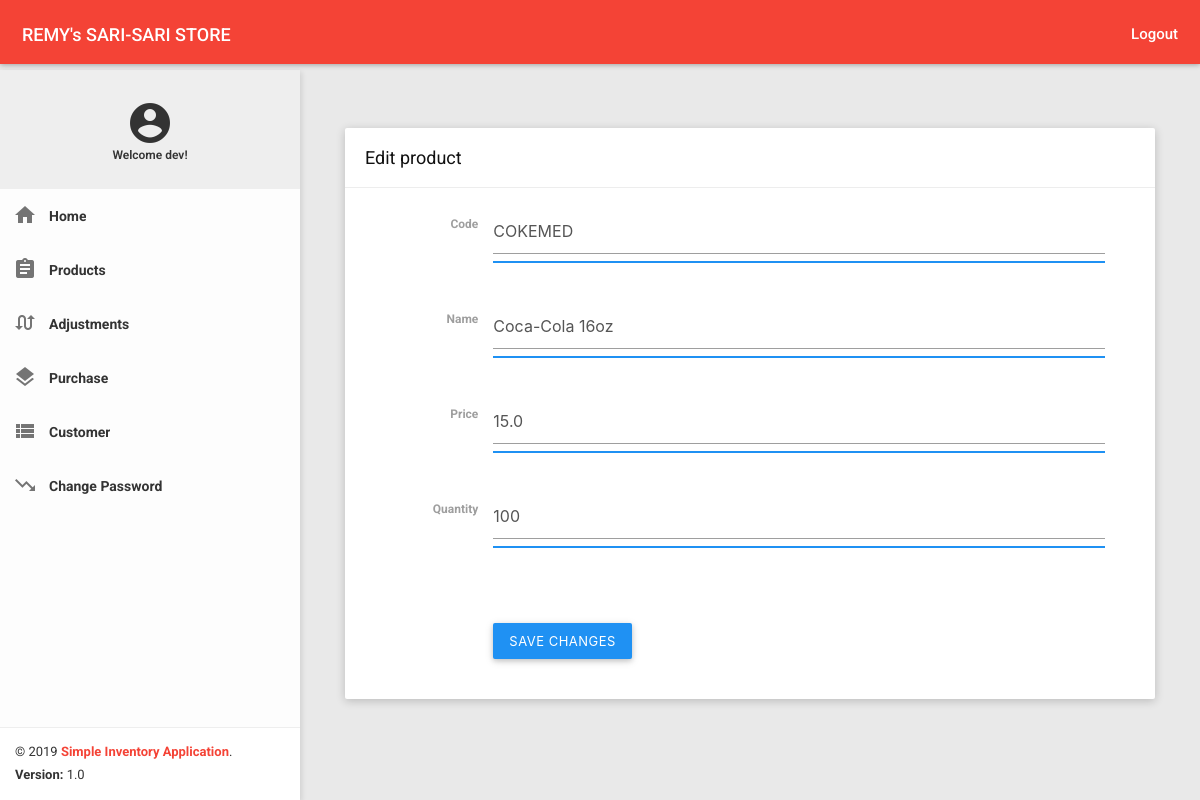
The app's page /edit_product/2 (signed in) with its own data.
### app.py (models this page shows, shortened)
class User(db.Model, UserMixin):
    __tablename__ = 'user'
    id = db.Column(db.Integer, primary_key=True)
    username = db.Column(db.String(10), unique=True)
    password = db.Column(db.String(200))

class Product(db.Model):
    __tablename__ = 'product'
    id = db.Column(db.Integer, primary_key=True)
    code = db.Column(db.String(30), unique=True)
    name = db.Column(db.String(50))
    price = db.Column(db.Float)
    quantity = db.Column(db.Integer)
    created_at = db.Column(db.DateTime, default=datetime.utcnow)
    updated_at = db.Column(db.DateTime, default=datetime.utcnow)
    adjustment_line = db.relationship('AdjustmentDetail',backref='adjustment_detail')
    purchase_line = db.relationship('PurchaseDetail',backref='purchase_detail')

### app.py (the view, shortened to what this page needs)
@app.route('/edit_product/<string:id>', methods=['POST', 'GET'])
@login_required
def edit_product(id):
    message, css_class, code, name, quantity, price = ('', '', '', '', '', '')
    edit_product = Product.query.filter_by(id=id).first_or_404()
    if edit_product:
        if request.method == 'GET':
            code = edit_product.code
            name = edit_product.name
            quantity = edit_product.quantity
            price = edit_product.price
            return render_template('edit_product.html', **locals())
    else:
        return 'Invalid Request'

### app.py (called while the page is built)
@login_manager.user_loader
def load_user(user_id):
    return User.query.get(int(user_id))

### templates/edit_product.html (shortened to what this page needs)
﻿{% extends 'base.html' %}
{% block customcss %}
    <link href="../static/all-themes.css" rel="stylesheet">
{% endblock %}
{% set bodyclass = 'theme-red' %}
{% block content %}
    {% include './includes/nav.html' %}
    <section class="content">
        <div class="container-fluid">
            <div class="row clearfix">
                <div class="col-lg-12 col-md-12 col-sm-12 col-xs-12">
                    <div class="card">
                        <div class="header">
                            <h2>
                                Edit product
                            </h2>
                        </div>
                        <div class="body">
                            <form class="form-horizontal" method="POST" action="">
                                <div class="row clearfix">
                                    <div class="col-lg-2 col-md-2 col-sm-4 col-xs-5 form-control-label">
                                        <label for="email_address_2">Code</label>
                                    </div>
                                    <div class="col-lg-10 col-md-10 col-sm-8 col-xs-7">
                                        <div class="form-group">
                                            <div class="form-line">
                                                <input type="text" name="code" class="form-control" value="{{ code }}">
                                            </div>
                                        </div>
                                    </div>
                                </div>
                                <div class="row clearfix">
                                    <div class="col-lg-2 col-md-2 col-sm-4 col-xs-5 form-control-label">
                                        <label for="email_address_2">Name</label>
                                    </div>
                                    <div class="col-lg-10 col-md-10 col-sm-8 col-xs-7">
                                        <div class="form-group">
                                            <div class="form-line">
                                                <input type="text" name="name" class="form-control" value="{{ name }}">
                                            </div>
                                        </div>
                                    </div>
                                </div>
                                <div class="row clearfix">
                                    <div class="col-lg-2 col-md-2 col-sm-4 col-xs-5 form-control-label">
                                        <label for="email_address_2">Price</label>
                                    </div>
                                    <div class="col-lg-10 col-md-10 col-sm-8 col-xs-7">
                                        <div class="form-group">
                                            <div class="form-line">
                                                <input type="number" name="price" class="form-control" value="{{ price }}">
                                            </div>
                                        </div>
                                    </div>
                                </div>
                                <div class="row clearfix">
                                    <div class="col-lg-2 col-md-2 col-sm-4 col-xs-5 form-control-label">
                                        <label for="email_address_2">Quantity</label>
                                    </div>
                                    <div class="col-lg-10 col-md-10 col-sm-8 col-xs-7">
                                        <div class="form-group">
                                            <div class="form-line">
                                                <input type="number" name="quantity" class="form-control" value="{{ quantity }}">
                                            </div>
                                        </div>
                                    </div>
                                </div>
                                <div class="row clearfix">
                                    <div class="col-lg-offset-2 col-md-offset-2 col-sm-offset-4 col-xs-offset-5">
                                        <button type="submit" class="btn btn-primary m-t-15 waves-effect">Save Changes</button>
                                    </div>
                                </div>
                            </form>
                        </div>
                    </div>
                </div>
            </div>
        </div>
    </section>
{% endblock %}

### templates/includes/nav.html (shortened to what this page needs)
    <nav class="navbar">
        <div class="container-fluid">
            <div class="navbar-header">
                <a class="navbar-brand" href="/home"><strong>REMY's SARI-SARI STORE</strong></a>
            </div>
            <div class="collapse navbar-collapse" id="navbar-collapse">
                <ul class="nav navbar-nav navbar-right">
                    <li><a href="/logout" class="js-search" data-close="true"><strong>Logout</strong></a></li>
                </ul>
            </div>
        </div>
    </nav>
    <section>
        <aside id="leftsidebar" class="sidebar">
            <div class="menu">
                <ul class="list">
                    <li class="header align-center">
                        <br>
                        <div class="demo-google-material-icon"> <i class="material-icons md-48">account_circle</i></div>
                        <span class="icon-name">
                            Welcome {{ current_user.username }}!
                        </span>
                        <br> <br>
                    </li>
                    <li>
                        <a href="/home">
                            <i class="material-icons">home</i>
                            <span>Home</span>
                        </a>
                    </li>
                    <li>
                        <a href="/products">
                            <i class="material-icons">assignment</i>
                            <span>Products</span>
                        </a>
                    </li>
                    <li>
                        <a href="/adjustment">
                            <i class="material-icons">swap_calls</i>
                            <span>Adjustments</span>
                        </a>
                    </li>
                    <li>
                        <a href="/purchase">
                            <i class="material-icons">layers</i>
                            <span>Purchase</span>
                        </a>
                    </li>
                    <li>
                        <a href="/customers">
                            <i class="material-icons">view_list</i>
                            <span>Customer</span>
                        </a>
                    </li>
                    <li>
                        <a href="/changepassword">
                            <i class="material-icons">trending_down</i>
                            <span>Change Password</span>
                        </a>
                    </li>
                </ul>
            </div>
            <div class="legal">
                <div class="copyright">
                    &copy; 2019 <a href="javascript:void(0);">Simple Inventory Application</a>.
                </div>
                <div class="version">
                    <b>Version: </b> 1.0
                </div>
            </div>
        </aside>
    </section>

### static/waves.css (style rules this page uses)
.waves-effect { position: relative; cursor: pointer; display: inline-block; overflow: hidden; -webkit-user-select: none; -moz-user-select: none; -ms-user-select: none; user-select: none; -webkit-tap-highlight-color: transparent; }
.waves-block { display: block; }

### static/all-themes.css (style rules this page uses)
.theme-red .navbar-brand { color: #fff; }
.theme-red .nav > li > a { color: #fff; }
.theme-red .sidebar .legal { background-color: #fff; }
.theme-red .sidebar .legal .copyright a { color: #F44336 !important; }

### records on screen
User: username "dev"
Product: code "COKEMED", name "Coca-Cola 16oz", price "15.0"
